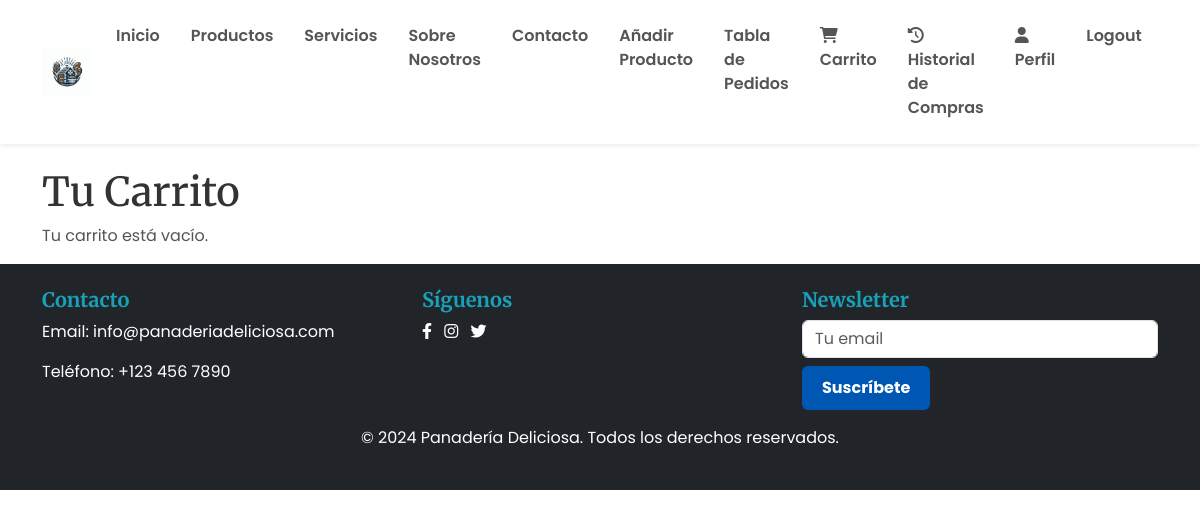
The app's page /cart/ (signed in), older data.
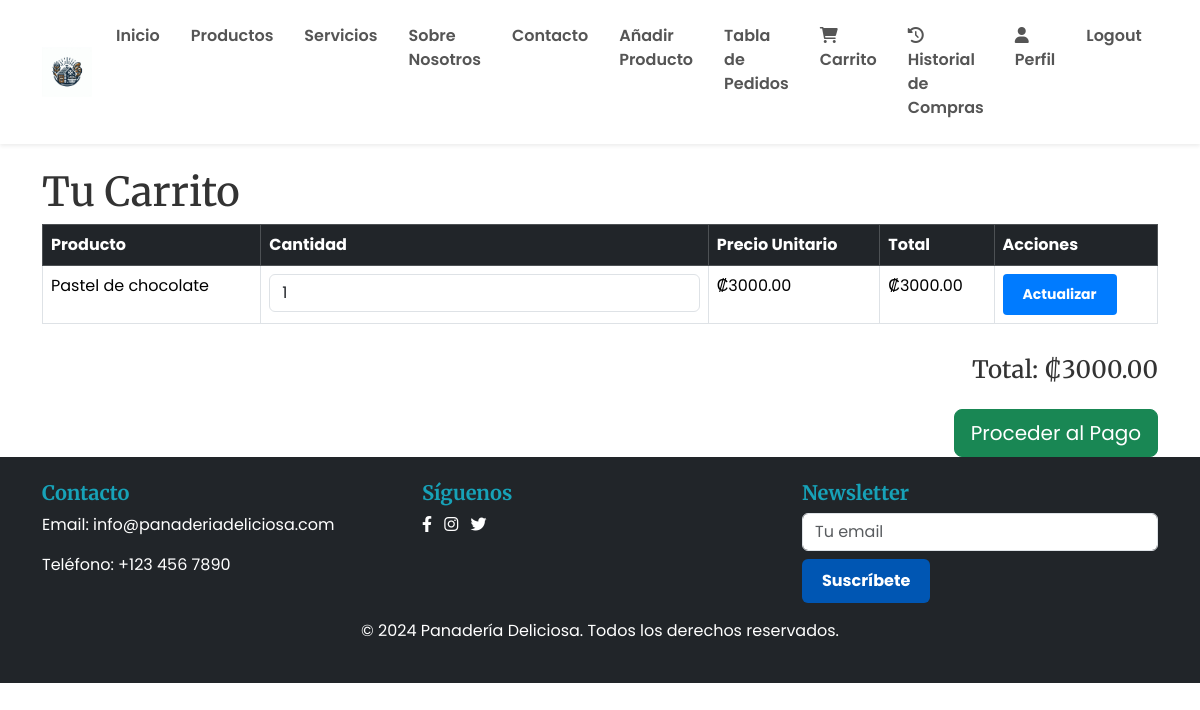
The same page, newer data.
### ProyectoMenu/models.py (models this page shows, shortened)
class Cart(models.Model):
    user = models.ForeignKey('auth.User', on_delete=models.CASCADE)
    product = models.ForeignKey(Product, on_delete=models.CASCADE)
    quantity = models.PositiveIntegerField(default=1)
    added_at = models.DateTimeField(auto_now_add=True)

class Product(models.Model):
    name = models.CharField(max_length=100)
    description = models.TextField()
    price = models.DecimalField(max_digits=10, decimal_places=2)
    image = models.ImageField(upload_to='products/')
    featured = models.BooleanField(default=False)

### ProyectoMenu/views.py (the view)
# urls.py: path('cart/', views.view_cart, name='view_cart'),
@login_required
def view_cart(request):
    cart_items = Cart.objects.filter(user=request.user)
    total_price = sum(float(item.product.price) * item.quantity for item in cart_items)
    return render(request, 'paginas/cart.html', {'cart_items': cart_items, 'total_price': total_price})

### ProyectoMenu/templatetags/cart_extras.py (called while the page is built)
@register.filter
def multiply(value, arg):
    return value * arg

@register.filter
def floatformat(value, decimal_places=2):
    return f"{value:.{decimal_places}f}"

### ProyectoMenu/templates/paginas/cart.html (shortened to what this page needs)
{% extends 'base.html' %}
{% load static %}
{% load cart_extras %}
{% block contenido %}
<div class="container mt-4">
    <h1>Tu Carrito</h1>
    {% if cart_items %}
    <form method="post" action="{% url 'update_cart' %}">
        <div class="table-responsive">
            <table class="table table-hover table-bordered">
                <thead class="table-dark">
                    <tr>
                        <th>Producto</th>
                        <th>Cantidad</th>
                        <th>Precio Unitario</th>
                        <th>Total</th>
                        <th>Acciones</th>
                    </tr>
                </thead>
                <tbody>
                    {% for item in cart_items %}
                    <tr>
                        <td>{{ item.product.name }}</td>
                        <td>
                            <input type="number" name="quantity_{{ item.product.id }}" value="{{ item.quantity }}" min="1" class="form-control w-100">
                        </td>
                        <td>₡{{ item.product.price|floatformat:2 }}</td>
                        <td>₡{{ item.product.price|multiply:item.quantity|floatformat:2 }}</td>
                        <td>
                            <button type="submit" class="btn btn-primary btn-sm">Actualizar</button>
                        </td>
                    </tr>
                    {% endfor %}
                </tbody>
            </table>
        </div>
        <div class="d-flex justify-content-end mt-3">
            <h4>Total: ₡{{ total_price|floatformat:2 }}</h4>
        </div>
        <div class="d-flex justify-content-end mt-3">
            <a href="{% url 'checkout' %}" class="btn btn-success btn-lg">Proceder al Pago</a>
        </div>
    </form>
    {% else %}
    <p>Tu carrito está vacío.</p>
    {% endif %}
</div>
{% endblock %}

Row changes from the older to the newer data that the page shows:
added Cart: product.name "Pastel de chocolate", quantity "1", product.price "3000.00", product.price|multiply "3000.00"
Text that changed along with them:
{{ total_price|floatformat:2 }}: (not shown) → "3000.00"
text no longer shown: "Tu carrito está vacío."
text now shown: "Producto Cantidad Precio Unitario Total Acciones Total: ₡ Proceder al Pago"
